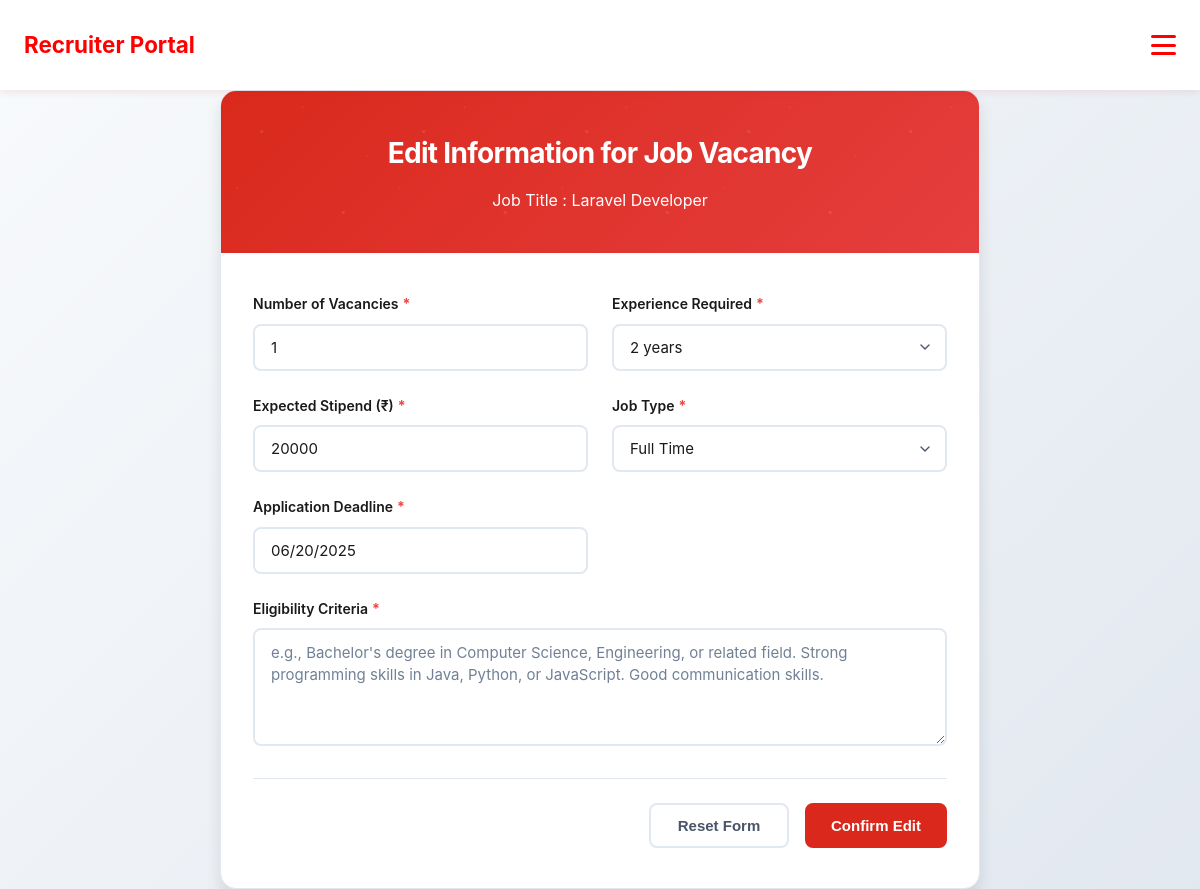
Screenshot of /backend/edit.php?jobtitle=Laravel+Developer (signed in) with the database file from the repository.
### tables this page shows
CREATE TABLE `job_vacancy` (
  `JOBTITLE` varchar(50) NOT NULL,
  `VACANCY` int(3) NOT NULL,
  `EXPEREINCE` int(3) NOT NULL,
  `EXPECTEDSTIPEND` int(7) NOT NULL,
  `JOBTYPE` varchar(25) NOT NULL,
  `ELIGIBILITY` varchar(50) NOT NULL,
  `DEADLINEDATE` varchar(14) NOT NULL
);

### backend/edit.php (the view, shortened to what this page needs)
<?php
    require("../dbconn.php");
    require("../webpages/recruiternavbar.php");
    if(isset($_GET["jobtitle"])) {
        $jobtitle = urldecode($_GET["jobtitle"]);
    }
    if(!isset($_POST["submit"])) {
        $sql = "SELECT * FROM JOB_VACANCY WHERE JOBTITLE = '$jobtitle'";
        $result = $conn->query($sql);
        $row = $result->fetch_assoc();
        $vacancy = $row["VACANCY"];
        $expreq = $row["EXPEREINCE"];
        $stipend = $row["EXPECTEDSTIPEND"];
        $jobtype = $row["JOBTYPE"];
        $elig = $row["ELIGIBILITY"];
        $date = $row["DEADLINEDATE"];
    }
?>
<!DOCTYPE html>
<html lang="en">
<head>
    <link rel="stylesheet" href="../styles/job-form.css">
</head>
<body>
    <div class="container">
        <div class="form-wrapper">
            <div class="form-header">
                <div class="logo-section">
                    <h1>Edit Information for  Job Vacancy</h1>
                </div>
                <p>Job Title : <?php echo $jobtitle ?></p>
            </div>
            <form class="job-form" id="jobForm" action="edit.php" method="POST">
                <div class="form-grid">
                    <div class="form-group">
                        <label for="vacancy" class="form-label">
                            Number of Vacancies <span class="required">*</span>
                        </label>
                        <input
                            type="number"
                            id="vacancy"
                            name="vacancy"
                            class="form-input"
                            placeholder="e.g., 5"
                            min="1"
                            max="100"
                            value="<?php echo $vacancy ?>"
                            required
                        >
                    </div>
                    <div class="form-group">
                        <label for="experience" class="form-label">
                            Experience Required <span class="required">*</span>
                        </label>
                        <select id="experience" name="experience" class="form-select" required>
                            <option value="2"  <?php if($expreq == 2) echo "selected" ?>>2 years</option>
                        </select>
                    </div>
                    <div class="form-group">
                        <label for="stipend" class="form-label">
                            Expected Stipend (₹) <span class="required">*</span>
                        </label>
                        <input
                            type="number"
                            id="stipend"
                            name="stipend"
                            class="form-input"
                            placeholder="e.g., 15000"
                            min="0"
                            step="1000"
                            value="<?php echo $stipend ?>"
                            required
                        >
                    </div>
                    <div class="form-group">
                        <label for="jobType" class="form-label">
                            Job Type <span class="required">*</span>
                        </label>
                        <select id="jobType" name="jobtype" class="form-select" required>
                            <option value="full-time" <?php if($jobtype === "full-time") echo "selected" ?>>Full Time</option>
                        </select>
                    </div>
                    <div class="form-group">
                        <label for="deadline" class="form-label">
                            Application Deadline <span class="required">*</span>
                        </label>
                        <input
                            type="text"
                            id="deadline"
                            name="deadline"
                            class="form-input"
                            placeholder="DD/MM/YYYY"
                            value="<?php echo $date ?>"
                            required
                        >
                    </div>
                    <div class="form-group full-width">
                        <label for="eligibility" class="form-label">
                            Eligibility Criteria <span class="required">*</span>
                        </label>
                        <textarea
                            id="eligibility"
                            name="eligibility"
                            class="form-textarea"
                            placeholder="e.g., Bachelor's degree in Computer Science, Engineering, or related field. Strong programming skills in Java, Python, or JavaScript. Good communication skills."
                            rows="4"
                            value="<?php echo $elig ?>"
                            required
                        ></textarea>
                    </div>
                </div>
                <div class="form-actions">
                    <button type="reset" class="btn btn-secondary">
                        Reset Form
                    </button>
                    <button type="submit" class="btn btn-primary" name="submit">
                        Confirm Edit
                    </button>
                </div>
            </form>
        </div>
    </div>
</body>
</html>

### styles/job-form.css (style rules this page uses)
:root { --amul-red: #DA291C; --amul-blue: #0066B3; --white: #ffffff; --text-dark: #1a1a1a; --text-medium: #4a5568; --text-light: #718096; --bg-light: #f8fafc; --bg-card: #ffffff; --border-color: #e2e8f0; --border-focus: #DA291C; --shadow-sm: 0 1px 3px rgba(0, 0, 0, 0.1); --shadow-md: 0 4px 6px rgba(0, 0, 0, 0.1); --shadow-lg: 0 10px 15px rgba(0, 0, 0, 0.1); --border-radius: 8px; --border-radius-sm: 6px; --transition: all 0.3s cubic-bezier(0.4, 0, 0.2, 1); --success-color: #10b981; --error-color: #ef4444; }
* { margin: 0; padding: 0; box-sizing: border-box; }
body { font-family: -apple-system, BlinkMacSystemFont, 'Segoe UI', Roboto, 'Helvetica Neue', Arial, sans-serif; background: linear-gradient(135deg, #f8fafc 0%, #e2e8f0 100%); color: var(--text-dark); line-height: 1.6; min-height: 100vh; }
.container { max-width: 800px; margin: 0 auto; padding: 0 20px; }
.form-wrapper { background: var(--bg-card); border-radius: 16px; box-shadow: var(--shadow-lg); overflow: hidden; border: 1px solid var(--border-color); }
.form-header { background: linear-gradient(135deg, var(--amul-red), #e53e3e); color: var(--white); padding: 40px 32px; text-align: center; position: relative; }
.form-header::before { content: ''; position: absolute; top: 0; left: 0; right: 0; bottom: 0; pointer-events: none; }
.logo-section { display: flex; align-items: center; justify-content: center; gap: 16px; margin-bottom: 12px; position: relative; z-index: 1; }
.form-header h1 { font-size: 28px; font-weight: 700; letter-spacing: -0.025em; position: relative; z-index: 1; }
.job-form { padding: 40px 32px; }
.form-grid { display: grid; grid-template-columns: 1fr 1fr; gap: 24px; margin-bottom: 32px; }
.form-group { display: flex; flex-direction: column; }
.form-group.full-width { grid-column: 1 / -1; }
.form-label { font-size: 14px; font-weight: 600; color: var(--text-dark); margin-bottom: 8px; display: flex; align-items: center; gap: 4px; }
.required { color: var(--error-color); font-weight: 700; }
.form-input, .form-select, .form-textarea { width: 100%; padding: 12px 16px; border: 2px solid var(--border-color); border-radius: var(--border-radius); font-size: 15px; font-family: inherit; background: var(--white); color: var(--text-dark); transition: var(--transition); outline: none; }
.form-textarea { resize: vertical; min-height: 100px; line-height: 1.5; }
.form-select { cursor: pointer; background-repeat: no-repeat; background-position: right 12px center; background-size: 16px; padding-right: 40px; appearance: none; }
.form-input::placeholder, .form-textarea::placeholder { color: var(--text-light); opacity: 1; }
.form-actions { display: flex; gap: 16px; justify-content: flex-end; padding-top: 24px; border-top: 1px solid var(--border-color); }
.btn { padding: 12px 24px; border-radius: var(--border-radius); font-size: 15px; font-weight: 600; cursor: pointer; transition: var(--transition); border: 2px solid transparent; text-decoration: none; display: inline-flex; align-items: center; justify-content: center; min-width: 140px; outline: none; }
.btn-primary { background: var(--amul-red); color: var(--white); border-color: var(--amul-red); }
.btn-secondary { background: var(--white); color: var(--text-medium); border-color: var(--border-color); }
html { scroll-behavior: smooth; }

### webpages/recruiternavbar.php (style rules this page uses)
:root { --red-primary: red; --red-dark: red; --red-light: #ef9a9a; --white: #ffffff; --gray-light: #fafafa; --transition-speed: 0.3s; --navbar-height: 90px; }
* { box-sizing: border-box; margin: 0; padding: 0; }
body { font-family: "Segoe UI", Tahoma, Geneva, Verdana, sans-serif; background-color: var(--gray-light); color: var(--red-dark); }

### rows the page displays
job_vacancy: vacancy "1", experience "2 years", stipend "20000", jobtype "Full Time", deadline "06/20/2025"

### other values shown
$jobtitle "Laravel Developer"
